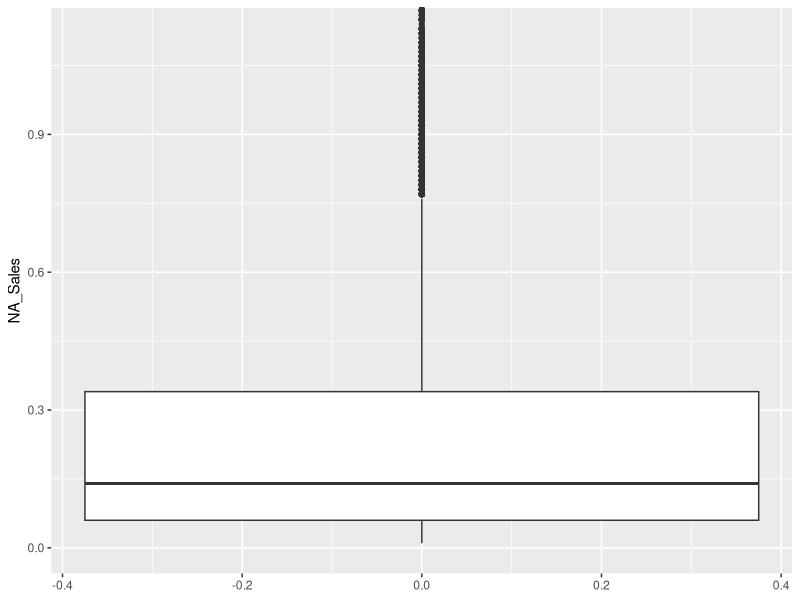
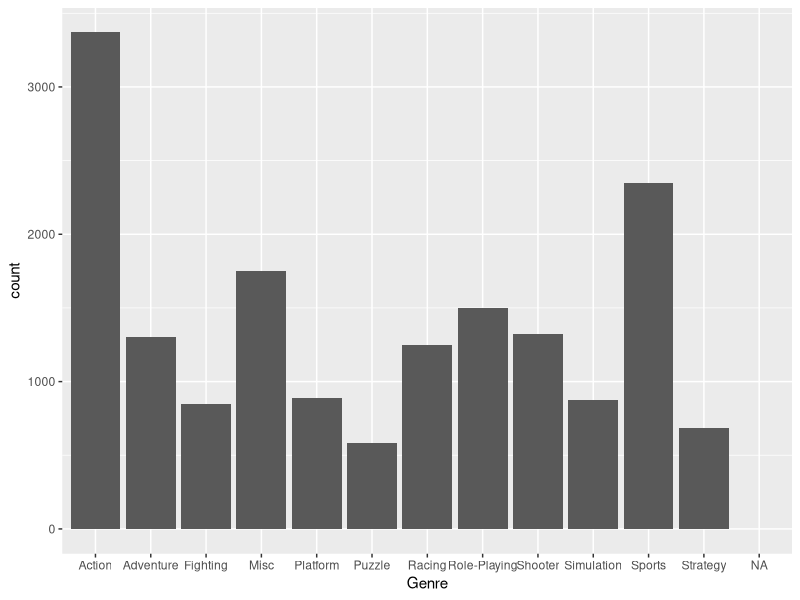
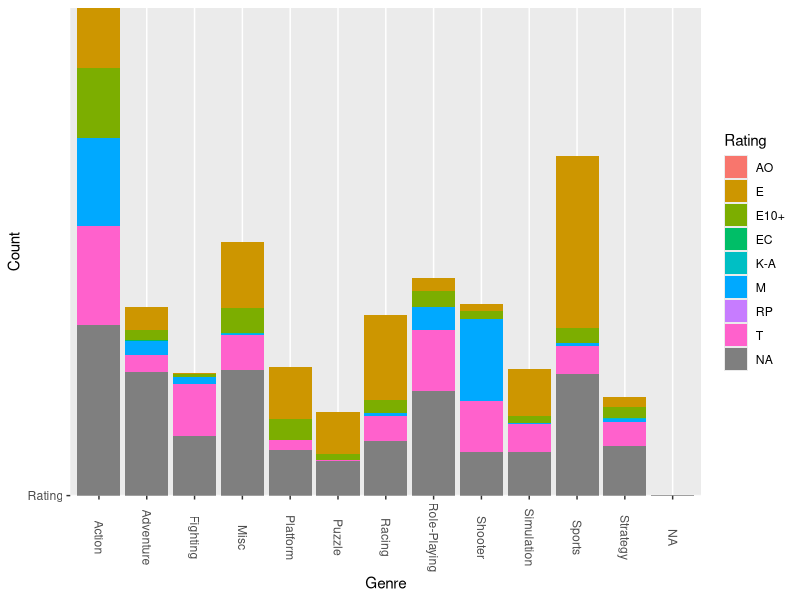
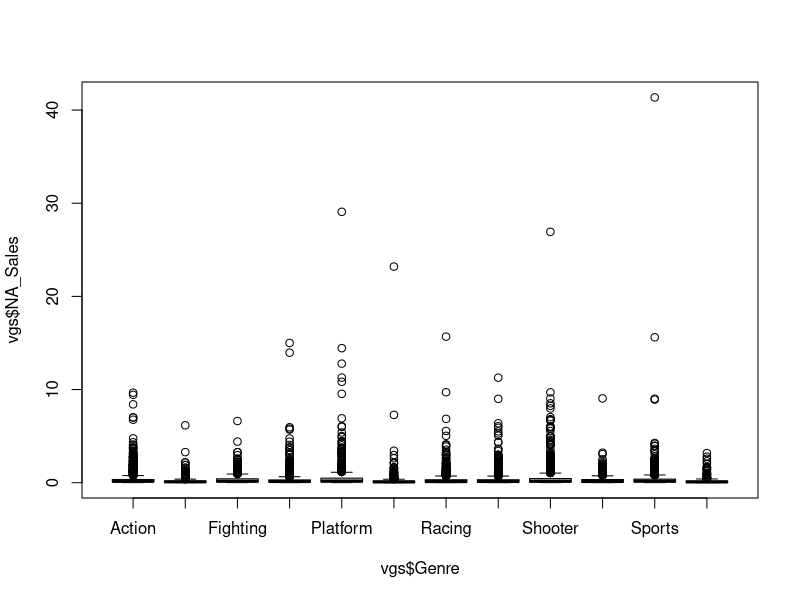
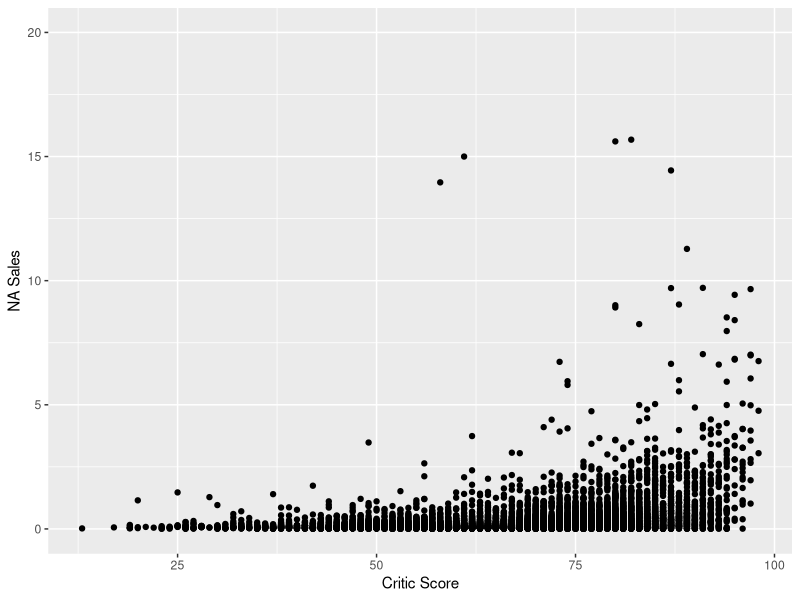

Reproduce these figures in R, in order.
## ---- chunk 1
#Loading Libraries
library(tidyverse)

#Loading Dataset
vgs <- read.csv('replaced variables.csv')

#Transforming variables to appropriate data types
vgs$NA_Sales<-as.numeric(vgs$NA_Sales)
vgs$EU_Sales<-as.numeric(vgs$EU_Sales)
vgs$JP_Sales<-as.numeric(vgs$JP_Sales)
vgs$Other_Sales<-as.numeric(vgs$Other_Sales)
vgs$Platform <- as.factor(vgs$Platform)
vgs$Publisher <- as.factor(vgs$Genre)
vgs$Genre <- as.factor(vgs$Genre)
vgs$Developer <- as.factor(vgs$Developer)
vgs$Rating <- as.factor(vgs$Rating)
vgs$Year_of_Release <- as.factor(vgs$Year_of_Release)
vgs$User_Score <- as.numeric(vgs$User_Score)
vgs$Name <- as.character(vgs$Name)
vgs$User_Score <- vgs$User_Score * 10

#Replacing empty entries with NA
vgs$Rating[vgs$Rating %in% c("")]<- NA
vgs$Rating <-factor(vgs$Rating)
vgs$Developer[vgs$Developer %in% c("")]<- NA
vgs$Developer <-factor(vgs$Developer)
vgs$Genre[vgs$Genre %in% c("")]<- NA
vgs$Genre <-factor(vgs$Genre)
## ---- chunk 2
summary(vgs$NA_Sales, na.rm = TRUE) # summarize the variable NA_Sales
sd(vgs$NA_Sales, na.rm = TRUE) # find the standard deviation
IQR(vgs$NA_Sales, na.rm = TRUE) # find the IQR
nasmildthreshold = (.28*1.5) + .28 # mild threshold
print(nasmildthreshold)
nasmaxthreshold = (.28*3) + .28 # extreme threshold
print(nasmaxthreshold)
sum(vgs$NA_Sales>nasmaxthreshold, na.rm = TRUE) # number of observations above the max threshold
ggplot(data = vgs, aes(y = NA_Sales)) + geom_boxplot() + coord_cartesian(ylim = c(0, 1.12))
## ---- chunk 3
vgs$Genre[vgs$Genre %in% c("")]<- NA
freq_genre <- table(vgs$Genre)
rel_freq_genre <- table(vgs$Genre)/nrow(vgs)
ggplot(data = vgs) + geom_bar(mapping = aes(x = Genre))
## ---- chunk 4
twoway <- addmargins(table(vgs$Rating, vgs$Genre))
twoway
ggplot(vgs, aes(fill=Rating, y='Rating', x=Genre)) + geom_bar(position= 'stack', stat='identity') + ylab('Count') + xlab('Genre') + theme(axis.text.x=element_text(angle = -90, vjust = 0.5))
## ---- chunk 5
summary(vgs$NA_Sales)
table(vgs$Genre)
boxplot(vgs$NA_Sales~vgs$Genre)
nasalesiqr <- IQR(vgs$NA_Sales, na.rm = TRUE)
## ---- chunk 6
ggplot(vgs, aes(Critic_Score, NA_Sales)) + geom_point() +ylab('NA Sales') + xlab('Critic Score') + ylim(0, 20)
